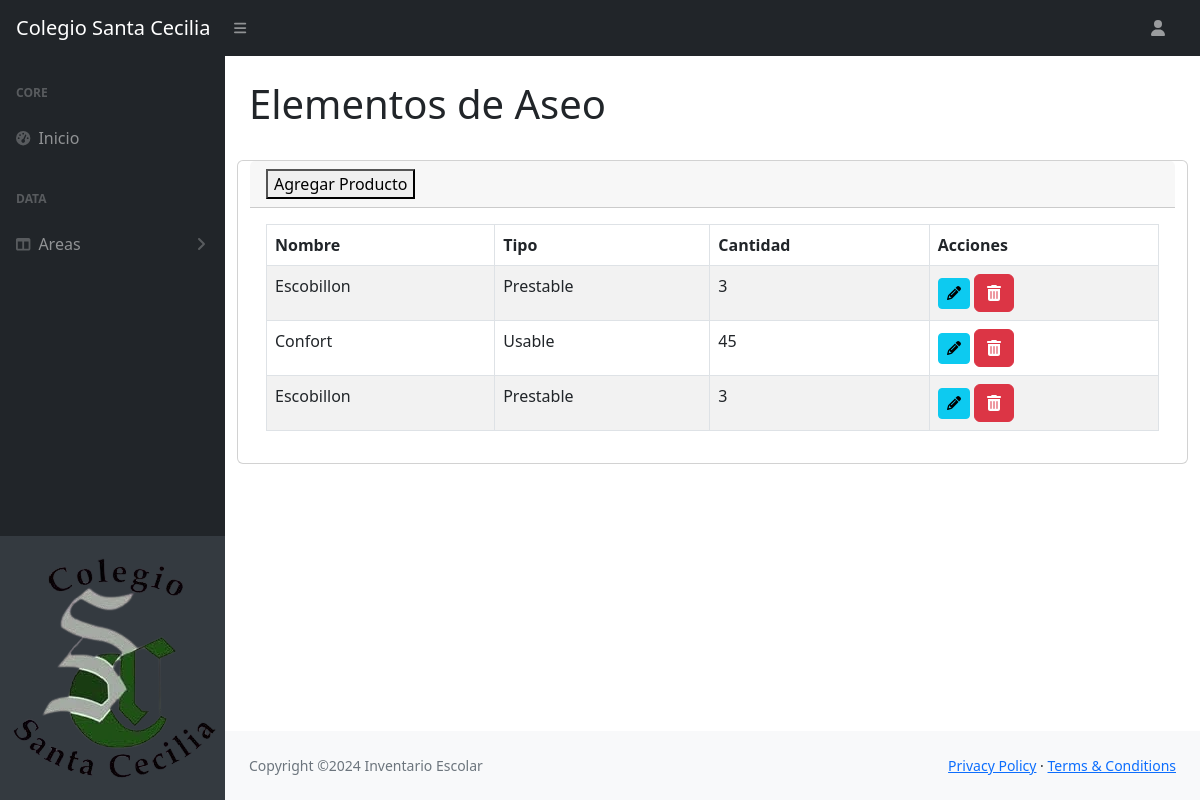
The app's page /aseo/, older data.
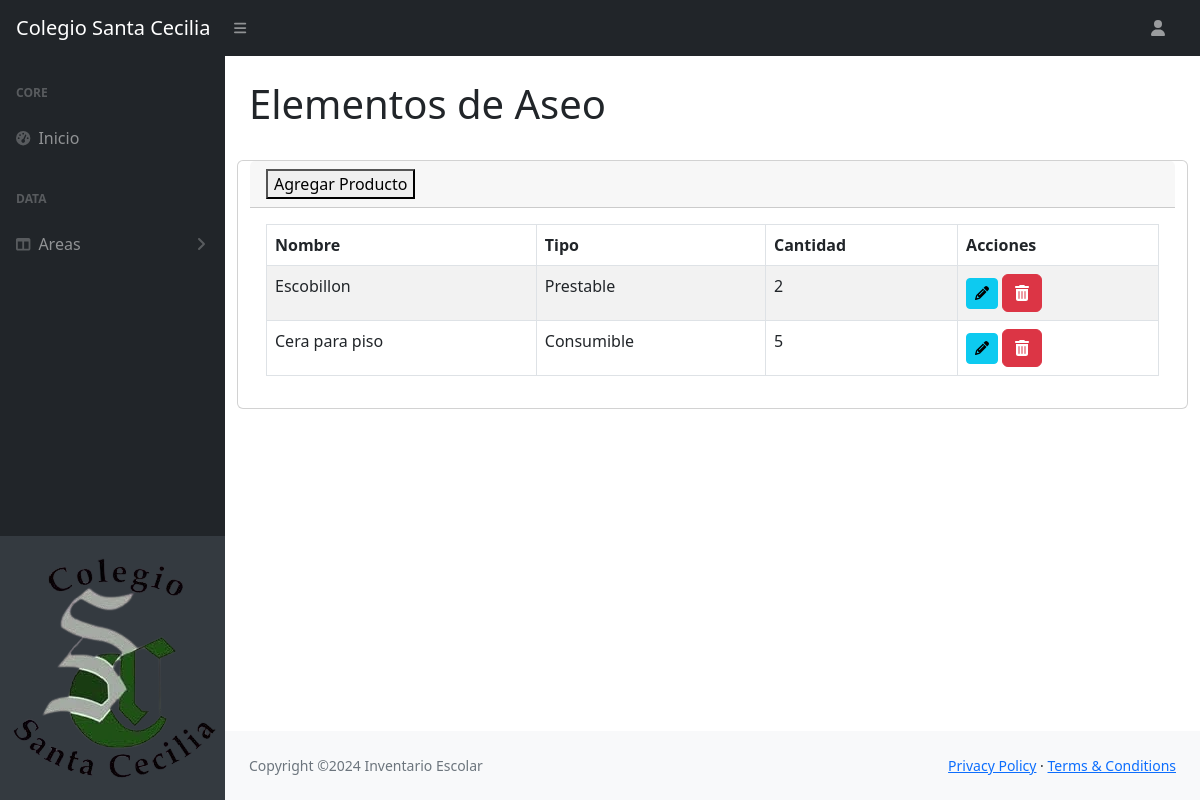
The same page, newer data.
### Core/models.py (models this page shows, shortened)
class Aseo(models.Model):
    id_insumo = models.AutoField(primary_key=True)
    nombre_insumo = models.CharField(max_length=255)
    cantidad_insumo = models.IntegerField()
    tipo_insumo = models.CharField(max_length=255)

### Core/views.py (the view)
# urls.py: path('aseo/', aseo, name='aseo'),
def aseo(request):
    productos = Aseo.objects.all()
    data = {'productos': productos}
    return render(request, 'Core/aseo.html', data)

### Core/templates/Core/aseo.html (shortened to what this page needs)
{% extends 'Core/index.html' %}
{% load static %}
{% block contenido %}
<div class="container-fluid px-4">
    <h1 class="mt-4">Elementos de Aseo</h1>
    <div class="row">
        <div class="card mb-4">
            <div class="card-header">
                <a href="{% url 'agregarA' %}" class="floating-btn">
                    <button class="custom-btn">Agregar Producto</button>
                </a>
            </div>
            <div class="card-body">
                <table id="aseoTable" class="table table-striped table-bordered">
                    <thead>
                        <tr>
                            <th>Nombre</th>
                            <th>Tipo</th>
                            <th>Cantidad</th>
                            <th>Acciones</th>
                        </tr>
                    </thead>
                    <tbody>
                        {% for producto in productos %}
                        <tr>
                            <td>{{ producto.nombre_insumo }}</td>
                            <td>{{ producto.tipo_insumo }}</td>
                            <td class="cantidad">{{ producto.cantidad_insumo }}</td>
                            <td><a href="{% url 'modificarA' id=producto.id_insumo %}" class="btn btn-info btn-sm" aria-label="Modificar producto {{ producto.nombre_material }}"><i class="fas fa-pencil-alt"></i></a>
                            <a href="{% url 'eliminarA' id=producto.id_insumo %}" class="btn btn-danger" aria-label="Eliminar producto {{ producto.nombre_material }}"><i class="fas fa-trash-alt"></i></a></td>
                        </tr>
                        {% empty %}
                        <tr>
                            <td colspan="4">No hay productos disponibles.</td>
                        </tr>
                        {% endfor %}
                    </tbody>
                </table>
            </div>
        </div>
    </div>
</div>
{% endblock %}

### Core/templates/Core/index.html (shortened to what this page needs)
<!DOCTYPE html>
<html lang="en">
    {% load static %}
    <head>
        <link rel="stylesheet" href="https://cdn.jsdelivr.net/npm/simple-datatables@7.1.2/dist/style.min.css">
        <link rel="stylesheet" href="{% static 'Core/css/styles.css' %}?v=1">
        <link href="https://cdn.datatables.net/1.11.5/css/dataTables.bootstrap5.min.css" rel="stylesheet">
    </head>
    <body class="sb-nav-fixed">
        <nav class="sb-topnav navbar navbar-expand navbar-dark bg-dark">
            <a class="navbar-brand ps-3">Colegio Santa Cecilia</a>
            <button class="btn btn-link btn-sm order-1 order-lg-0 me-4 me-lg-0" id="sidebarToggle" href="#!"><i class="fas fa-bars"></i></button>
            <ul class="navbar-nav ms-auto ms-md-0 me-3 me-lg-4">
                <li class="nav-item dropdown">
                    <a class="nav-link adropdown-toggle" id="navbarDropdown" href="#" role="button" data-bs-toggle="dropdown" aria-expanded="false"><i class="fas fa-user fa-fw"></i></a>
                </li>
            </ul>
        </nav>
        <div id="layoutSidenav">
            <div id="layoutSidenav_nav" >
                <nav class="sb-sidenav accordion sb-sidenav-dark" id="sidenavAccordion">
                    <div class="sb-sidenav-menu">
                        <div class="nav">
                            <div class="sb-sidenav-menu-heading">Core</div>
                            <a class="nav-link" href="{% url 'Base' %}">
                                <div class="sb-nav-link-icon"><i class="fas fa-tachometer-alt"></i>
                                </div>Inicio
                            </a>
                            <div class="sb-sidenav-menu-heading">Data</div>
                            <a class="nav-link collapsed" href="#" data-bs-toggle="collapse" data-bs-target="#collapseLayouts" aria-expanded="false" aria-controls="collapseLayouts">
                                <div class="sb-nav-link-icon"><i class="fas fa-columns"></i></div>
                                Areas
                                <div class="sb-sidenav-collapse-arrow"><i class="fas fa-angle-down"></i></div>
                            </a>
                        </div>
                    </div>
                    <div class="sb-sidenav-footer">
                        <a href="/" class="logo">
                            <img src="{% static 'Core/img/Logo2.png' %}" alt="Logo" class="logo__image">
                        </a>
                    </div>
                </nav>
            </div>
            <div id="layoutSidenav_content">
                <main>
                    {% block contenido %}
                    {% endblock %}
                </main>
                <footer class="py-4 bg-light mt-auto">
                    <div class="container-fluid px-4">
                        <div class="d-flex align-items-center justify-content-between small">
                            <div class="text-muted">Copyright &copy;2024 Inventario Escolar</div>
                            <div>
                                <a href="#">Privacy Policy</a>
                                &middot;
                                <a href="#">Terms &amp; Conditions</a>
                            </div>
                        </div>
                    </div>
                </footer>
            </div>
        </div>
    </body>
</html>

Row changes from the older to the newer data that the page shows:
removed Aseo: nombre_insumo "Escobillon", tipo_insumo "Prestable", cantidad_insumo "3"
removed Aseo: nombre_insumo "Confort", tipo_insumo "Usable", cantidad_insumo "45"
removed Aseo: nombre_insumo "Escobillon", tipo_insumo "Prestable", cantidad_insumo "3"
added Aseo: nombre_insumo "Escobillon", tipo_insumo "Prestable", cantidad_insumo "2"
added Aseo: nombre_insumo "Cera para piso", tipo_insumo "Consumible", cantidad_insumo "5"
